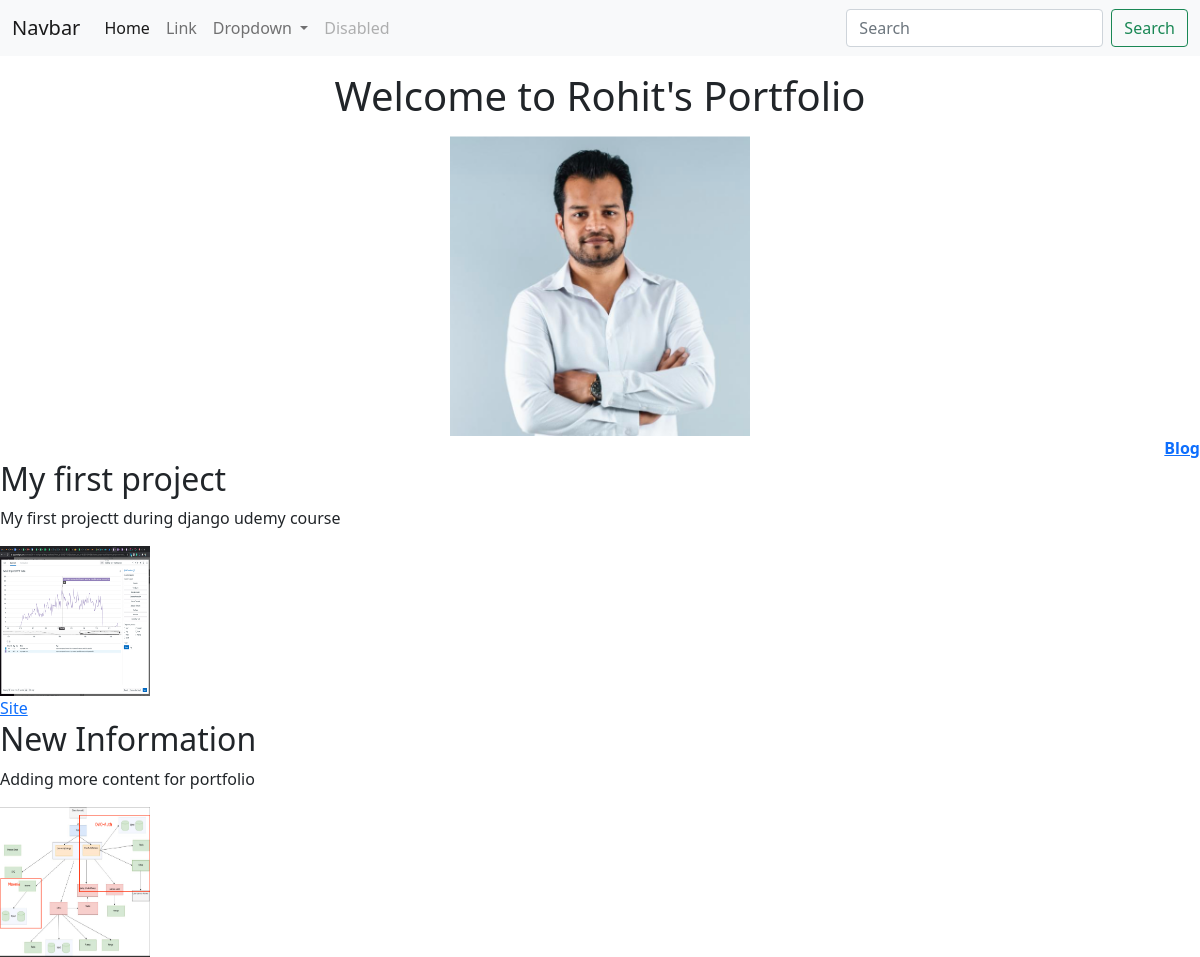
The page / on the database its author committed.
### portfolio/models.py (models this page shows, shortened)
class Project(models.Model):
	title = models.CharField(max_length=100)
	description = models.CharField(max_length=250)
	image = models.ImageField(upload_to='portfolio/images/')
	url = models.URLField(blank=True)

### portfolio/views.py (the view)
# urls.py: 2. Add a URL to urlpatterns:  path('', views.home, name='home')
def home(request):
	projects = Project.objects.all()
	return render(request, 'portfolio/home.html', {'projects': projects})

### portfolio/templates/portfolio/home.html
{% extends 'portfolio/base.html' %}
{% block 'content' %}
<div style="text-align: center;">
    {% load static %}
	<p><h1>Welcome to Rohit's Portfolio</h1></p>
	<img src="{% static 'portfolio/rohit-pic.png' %}" height="300" width="300">
</div>
<div  style="text-align: right; margin-right: 100; margin-top: -20"><a href="blog"><b>Blog</b></a></div>
{% for project in projects %}
<div>
<h2>{{ project.title }}</h2>
<p>{{ project.description }}</p>
<img src="{{ project.image.url }}" width="150" height="150">
<br>
	{% if project.url %}
		<a href="{{ project.url }}">Site</a>
	{% endif %}
</div>
{% endfor %}
{% endblock %}

### rows shown on the page
Project: title "My first project", description "My first projectt during django udemy course", image (picture)
Project: title "New Information", description "Adding more content for portfolio", image (picture)
